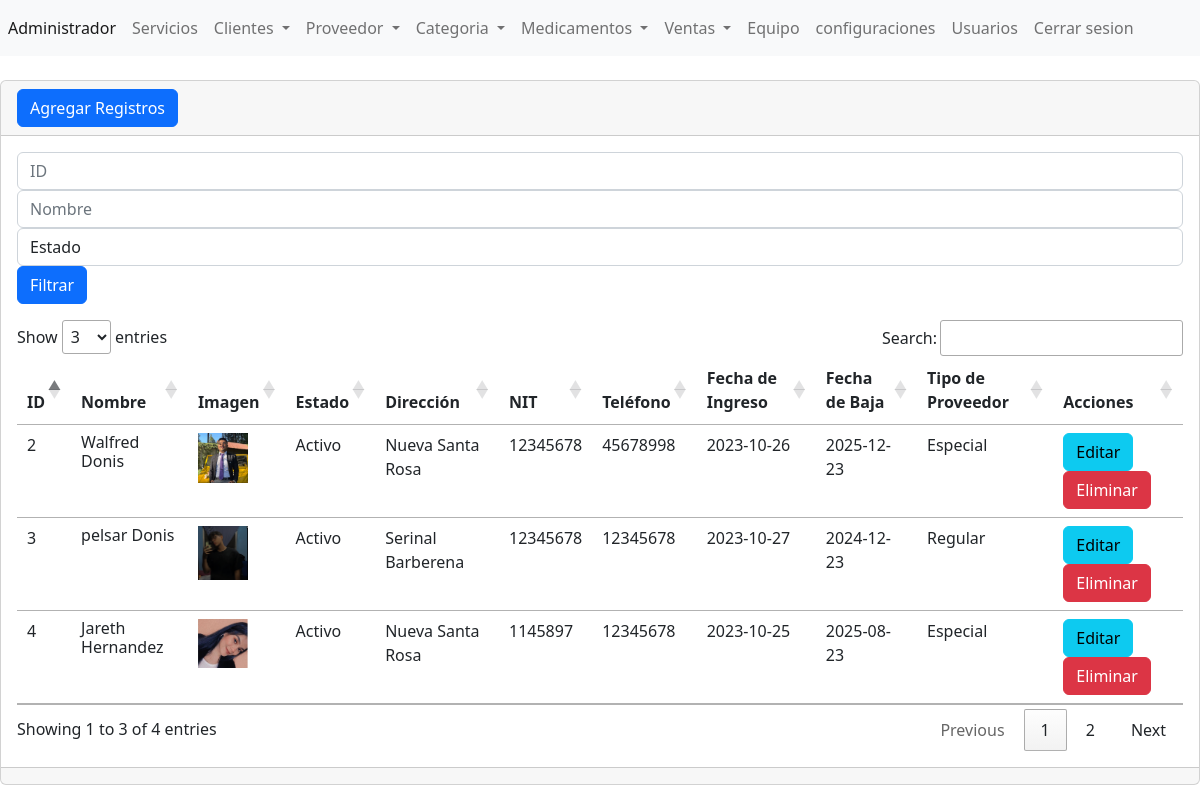
/DesarrolloWeb_ProyectoFinal_GRUPO/Practica/admin/secciones/Proveedores/consulta_proveedor.php (signed in), run on the app's committed database.
### tables this page shows
CREATE TABLE IF NOT EXISTS `proveedores` (
  `ID` int NOT NULL AUTO_INCREMENT,
  `nombre` varchar(255) NOT NULL,
  `imagen` varchar(255) NOT NULL,
  `estado` varchar(255) NOT NULL,
  `direccion` varchar(255) NOT NULL,
  `nit` varchar(255) NOT NULL,
  `telefono` varchar(255) NOT NULL,
  `fecha_ingreso` varchar(255) NOT NULL,
  `fecha_baja` varchar(255) NOT NULL,
  `tipo_proveedor` varchar(255) NOT NULL,
  PRIMARY KEY (`ID`)
);

### DesarrolloWeb_ProyectoFinal_GRUPO/Practica/admin/secciones/Proveedores/consulta_proveedor.php (the view, shortened to what this page needs)
<?php
include("../../bd.php");
if (isset($_GET['txtID']) || isset($_GET['txtNombre']) || isset($_GET['txtEstado'])) {
    $filtroID = isset($_GET['txtID']) ? $_GET['txtID'] : '';
    $filtroNombre = isset($_GET['txtNombre']) ? $_GET['txtNombre'] : '';
    $filtroEstado = isset($_GET['txtEstado']) ? $_GET['txtEstado'] : '';
    $consulta = "SELECT * FROM proveedores WHERE 1";
    if (!empty($filtroID)) {
        $consulta .= " AND ID = '$filtroID'";
    }
    if (!empty($filtroNombre)) {
        $consulta .= " AND nombre LIKE '%$filtroNombre%'";
    }
    if (!empty($filtroEstado)) {
        $consulta .= " AND estado = '$filtroEstado'";
    }
    $sentencia = $conexion->prepare($consulta);
    $sentencia->execute();
    $lista_proveedores = $sentencia->fetchAll(PDO::FETCH_ASSOC);
} else {
    $sentencia = $conexion->prepare("SELECT * FROM proveedores ORDER BY ID ASC");
    $sentencia->execute();
    $lista_proveedores = $sentencia->fetchAll(PDO::FETCH_ASSOC);
}
include("../../templates/header.php");
?>
<div class="card">
    <div class="card-header">
        <a name="" id="" class="btn btn-primary" href="crear.php" role="button">Agregar Registros</a>
    </div>
    <div class="card-body">
        <form method="get" class="form-inline mb-3">
            <div class="form-group mr-3">
                <input type="text" name="txtID" placeholder="ID" class="form-control" value="<?= isset($_GET['txtID']) ? $_GET['txtID'] : '' ?>">
            </div>
            <div class="form-group mr-3">
                <input type="text" name="txtNombre" placeholder="Nombre" class="form-control" value="<?= isset($_GET['txtNombre']) ? $_GET['txtNombre'] : '' ?>">
            </div>
            <div class="form-group mr-3">
                <select name="txtEstado" class="form-control">
                    <option value="">Estado</option>
                </select>
            </div>
            <button type="submit" class="btn btn-primary">Filtrar</button>
        </form>
        <div class="table-responsive">
            <table class="table">
                <thead>
                    <tr>
                        <th scope="col">ID</th>
                        <th scope="col">Nombre</th>
                        <th scope="col">Imagen</th>
                        <th scope="col">Estado</th>
                        <th scope="col">Dirección</th>
                        <th scope="col">NIT</th>
                        <th scope="col">Teléfono</th>
                        <th scope="col">Fecha de Ingreso</th>
                        <th scope="col">Fecha de Baja</th>
                        <th scope="col">Tipo de Proveedor</th>
                        <th scope="col">Acciones</th>
                    </tr>
                </thead>
                <tbody>
                    <?php foreach ($lista_proveedores as $registros) { ?>
                        <tr>
                            <td scope="col"><?= $registros['ID']; ?></td>
                            <td scope="col"><h6><?= $registros['nombre']; ?></h6></td>
                            <td scope="col">
                                <img width="50" src="../../../assets/img/about/<?= $registros['imagen']; ?>" />
                            </td>
                            <td scope="col"><?= $registros['estado']; ?></td>
                            <td scope="col"><?= $registros['direccion']; ?></td>
                            <td scope="col"><?= $registros['nit']; ?></td>
                            <td scope="col"><?= $registros['telefono']; ?></td>
                            <td scope="col"><?= $registros['fecha_ingreso']; ?></td>
                            <td scope="col"><?= $registros['fecha_baja']; ?></td>
                            <td scope="col"><?= $registros['tipo_proveedor']; ?></td>
                            <td>
                                <a name="" id="" class="btn btn-info" href="editar.php?txtID=<?= $registros['ID']; ?>" role="button">Editar</a>
                                <a name="" id="" class="btn btn-danger" href="index.php?txtID=<?= $registros['ID']; ?>" role="button">Eliminar</a>
                            </td>
                        </tr>
                    <?php } ?>
                </tbody>
            </table>
        </div>
    </div>
    <div class="card-footer text-muted">
    </div>
</div>
<?php
include("../../templates/footer.php");
?>

### data on the page
proveedores: ID "2", nombre "Walfred Donis", imagen (picture), estado "Activo", direccion "Nueva Santa Rosa", nit "12345678", telefono "45678998", fecha_ingreso "2023-10-26", fecha_baja "2025-12-23", tipo_proveedor "Especial"
proveedores: ID "3", nombre "pelsar Donis", imagen (picture), estado "Activo", direccion "Serinal Barberena", nit "12345678", telefono "12345678", fecha_ingreso "2023-10-27", fecha_baja "2024-12-23", tipo_proveedor "Regular"
proveedores: ID "4", nombre "Jareth Hernandez", imagen (picture), estado "Activo", direccion "Nueva Santa Rosa", nit "1145897", telefono "12345678", fecha_ingreso "2023-10-25", fecha_baja "2025-08-23", tipo_proveedor "Especial"
